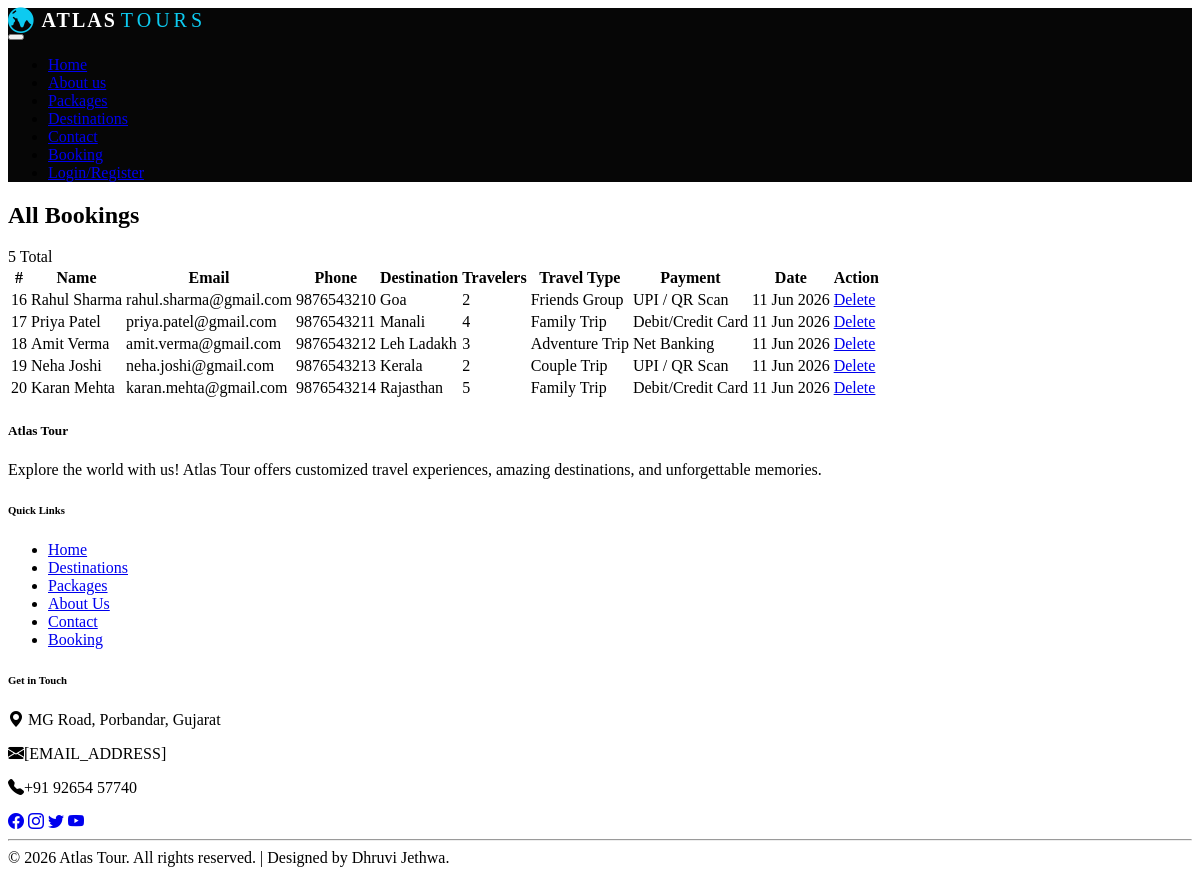
Page /admin/booking.php on the committed database.
### tables this page shows
CREATE TABLE `bookings` (
  `id` int(11) NOT NULL,
  `user_id` int(11) DEFAULT NULL,
  `full_name` varchar(150) NOT NULL,
  `email` varchar(150) NOT NULL,
  `phone` varchar(20) DEFAULT NULL,
  `age` int(3) DEFAULT NULL,
  `destination` varchar(200) NOT NULL,
  `travelers` int(5) DEFAULT 1,
  `travel_type` varchar(100) DEFAULT NULL,
  `special_requests` text DEFAULT NULL,
  `payment_method` varchar(100) DEFAULT NULL,
  `booked_at` timestamp NOT NULL DEFAULT current_timestamp()
);

### admin/booking.php (the view, shortened to what this page needs)
<?php
require_once '../config/database.php';
require_once 'header.php';
$bookings = mysqli_query($conn, "SELECT * FROM bookings ORDER BY booked_at DESC");
?>
<div class="card">
    <div class="card-header">
        <h2>All Bookings</h2>
        <span class="badge"><?php echo mysqli_num_rows($bookings); ?> Total</span>
    </div>
    <table>
        <thead>
            <tr>
                <th>#</th>
                <th>Name</th>
                <th>Email</th>
                <th>Phone</th>
                <th>Destination</th>
                <th>Travelers</th>
                <th>Travel Type</th>
                <th>Payment</th>
                <th>Date</th>
                <th>Action</th>
            </tr>
        </thead>
        <tbody>
            <?php if (mysqli_num_rows($bookings) > 0): ?>
                <?php while ($row = mysqli_fetch_assoc($bookings)): ?>
                <tr>
                    <td><?php echo $row['id']; ?></td>
                    <td><?php echo htmlspecialchars($row['full_name']); ?></td>
                    <td><?php echo htmlspecialchars($row['email']); ?></td>
                    <td><?php echo htmlspecialchars($row['phone']); ?></td>
                    <td><?php echo htmlspecialchars($row['destination']); ?></td>
                    <td><?php echo $row['travelers']; ?></td>
                    <td><?php echo htmlspecialchars($row['travel_type']); ?></td>
                    <td><?php echo htmlspecialchars($row['payment_method']); ?></td>
                    <td><?php echo date('d M Y', strtotime($row['booked_at'])); ?></td>
                    <td>
                        <a href="bookings.php?delete=<?php echo $row['id']; ?>"
                           class="btn btn-danger btn-sm"
                           onclick="return confirm('Delete this booking?')">Delete</a>
                    </td>
                </tr>
                <?php endwhile; ?>
            <?php else: ?>
                <tr><td colspan="10" style="text-align:center; color:#64748b;">No bookings found.</td></tr>
            <?php endif; ?>
        </tbody>
    </table>
</div>
<?php require_once 'footer.php'; ?>

### admin/header.php (shortened to what this page needs)
<?php
$base_url = "/Atlast";
?>
<link rel="stylesheet" href="https://cdn.jsdelivr.net/npm/bootstrap-icons@1.11.3/font/bootstrap-icons.css">
 <nav class="navbar navbar-expand-lg navbar-dark" style="background-color: #060606;">
  <div class="container">
    <a class="navbar-brand" href="index.php">
      <i class="bi bi-globe-central-south-asia brand-icon"></i>
      <span><span class="brand-atlas">Atlas</span>&nbsp;<span class="brand-tours">Tours</span></span>
    </a>
      <button class="navbar-toggler" type="button" data-bs-toggle="collapse" data-bs-target="#navbarNav">
    </button>
    <div class="collapse navbar-collapse" id="navbarNav">
      <ul class="navbar-nav ms-auto">
        <li class="nav-item"><a class="nav-link active" href="<?php echo $base_url; ?>/index.php">Home</a></li>
        <li class="nav-item"><a class="nav-link active" href="<?php echo $base_url; ?>/about.php">About us </a></li>
        <li class="nav-item"><a class="nav-link active" href="<?php echo $base_url; ?>/modules/packages/package.php">Packages</a></li>
        <li class="nav-item"><a class="nav-link active" href="<?php echo $base_url; ?>/modules/destinations/destination.php">Destinations</a></li>
        <li class="nav-item"><a class="nav-link active" href="<?php echo $base_url; ?>/contact.php">Contact</a></li>
        <li class="nav-item"><a class="nav-link active" href="<?php echo $base_url; ?>/modules/bookings/booking.php">Booking</a></li>
        <?php if(isset($_SESSION['user_id'])): ?>
            <li class="nav-item dropdown">
              <a class="nav-link active dropdown-toggle d-flex align-items-center gap-1" href="#" id="navbarDropdown" role="button" data-bs-toggle="dropdown" aria-expanded="false">
                <i class="bi bi-person-circle fs-5" style="color: #0dcaf0;"></i>
                <?php
                  $firstName = explode(' ', trim($_SESSION['user_name']))[0];
                  echo "<span class='text-white'>Hi, " . htmlspecialchars($firstName) . "</span>";
                ?>
              </a>
              <ul class="dropdown-menu dropdown-menu-end dropdown-menu-dark shadow" aria-labelledby="navbarDropdown" style="background-color: #1e1e1e; border: 1px solid #333;">
                <li><h6 class="dropdown-header text-info">Profile Menu</h6></li>
                <li><a class="dropdown-item text-light" href="<?php echo $base_url; ?>/modules/bookings/my_bookings.php"><i class="bi bi-ticket-perforated me-2"></i>My Bookings</a></li>
                <li><hr class="dropdown-divider border-secondary"></li>
                <li><a class="dropdown-item text-danger" href="<?php echo $base_url; ?>/modules/admin/logout.php"><i class="bi bi-box-arrow-right me-2"></i>Logout</a></li>
              </ul>
            </li>
        <?php else: ?>
            <li class="nav-item"><a class="nav-link active" href="<?php echo $base_url; ?>/login.php">Login/Register</a></li>
        <?php endif; ?>
      </ul>
    </div>
  </div>
</nav>

### admin/footer.php
<footer class="bg-dark text-light pt-5 pb-3 mt-5 border-top border-secondary">
  <div class="container">
    <div class="row gy-4">
      <div class="col-md-4">
        <h5 class="fw-bold">Atlas Tour</h5>
        <p class="text-secondary small">
          Explore the world with us! Atlas Tour offers customized travel experiences,
          amazing destinations, and unforgettable memories.
        </p>
      </div>
      <div class="col-md-4">
        <h6 class="fw-bold text-uppercase mb-3">Quick Links</h6>
        <ul class="list-unstyled">
          <li><a href="<?php echo $base_url; ?>/index.php" class="text-secondary text-decoration-none">Home</a></li>
          <li><a href="<?php echo $base_url; ?>/modules/destinations/destination.php" class="text-secondary text-decoration-none">Destinations</a></li>
          <li><a href="<?php echo $base_url; ?>/modules/packages/package.php" class="text-secondary text-decoration-none">Packages</a></li>
          <li><a href="<?php echo $base_url; ?>/about.php" class="text-secondary text-decoration-none">About Us</a></li>
          <li><a href="<?php echo $base_url; ?>/contact.php" class="text-secondary text-decoration-none">Contact</a></li>
          <li><a href="<?php echo $base_url; ?>/modules/bookings/booking.php" class="text-secondary text-decoration-none">Booking</a></li>
        </ul>
      </div>
      <div class="col-md-4">
        <h6 class="fw-bold text-uppercase mb-3">Get in Touch</h6>
        <p class="text-secondary small mb-1">
          <i class="bi bi-geo-alt-fill me-2 text-light"></i> MG Road, Porbandar, Gujarat
        </p>
        <p class="text-secondary small mb-1">
          <i class="bi bi-envelope-fill me-2 text-light"></i>[EMAIL_ADDRESS]
        </p>
        <p class="text-secondary small">
          <i class="bi bi-telephone-fill me-2 text-light"></i>+91 92654 57740
        </p>
        <div class="mt-3">
          <a href="#" class="text-light me-3"><i class="bi bi-facebook"></i></a>
          <a href="#" class="text-light me-3"><i class="bi bi-instagram"></i></a>
          <a href="#" class="text-light me-3"><i class="bi bi-twitter"></i></a>
          <a href="#" class="text-light"><i class="bi bi-youtube"></i></a>
        </div>
      </div>
    </div>
    <hr class="border-secondary mt-4 mb-3">
    <div class="text-center text-secondary small">
      © 2026 Atlas Tour. All rights reserved. | Designed by Dhruvi Jethwa.
    </div>
  </div>
</footer>

### admin/header.php (style rules this page uses)
.navbar-brand { display: flex; align-items: center; gap: 8px; text-decoration: none; }
.brand-icon { font-size: 1.6rem; color: #0dcaf0; display: inline-block; transition: transform 0.5s ease; }
.brand-atlas { font-size: 1.25rem; font-weight: 800; letter-spacing: 2px; color: #ffffff; text-transform: uppercase; }
.brand-tours { font-size: 1.25rem; font-weight: 400; letter-spacing: 4px; color: #0dcaf0; text-transform: uppercase; }
.nav-link { position: relative; overflow: hidden; transition: color 0.2s; }
.nav-link::after { content: ''; position: absolute; bottom: 0; left: 50%; transform: translateX(-50%); width: 0; height: 2px; background-color: #0dcaf0; transition: width 0.3s; }

### rows in the picture
bookings: id "16", full_name "Rahul Sharma", email "rahul.sharma@gmail.com", phone "9876543210", destination "Goa", travelers "2", travel_type "Friends Group", payment_method "UPI / QR Scan", booked_at "11 Jun 2026"
bookings: id "17", full_name "Priya Patel", email "priya.patel@gmail.com", phone "9876543211", destination "Manali", travelers "4", travel_type "Family Trip", payment_method "Debit/Credit Card", booked_at "11 Jun 2026"
bookings: id "18", full_name "Amit Verma", email "amit.verma@gmail.com", phone "9876543212", destination "Leh Ladakh", travelers "3", travel_type "Adventure Trip", payment_method "Net Banking", booked_at "11 Jun 2026"
bookings: id "19", full_name "Neha Joshi", email "neha.joshi@gmail.com", phone "9876543213", destination "Kerala", travelers "2", travel_type "Couple Trip", payment_method "UPI / QR Scan", booked_at "11 Jun 2026"
bookings: id "20", full_name "Karan Mehta", email "karan.mehta@gmail.com", phone "9876543214", destination "Rajasthan", travelers "5", travel_type "Family Trip", payment_method "Debit/Credit Card", booked_at "11 Jun 2026"

### other values in the picture
mysqli_num_rows($bookings) "5"
